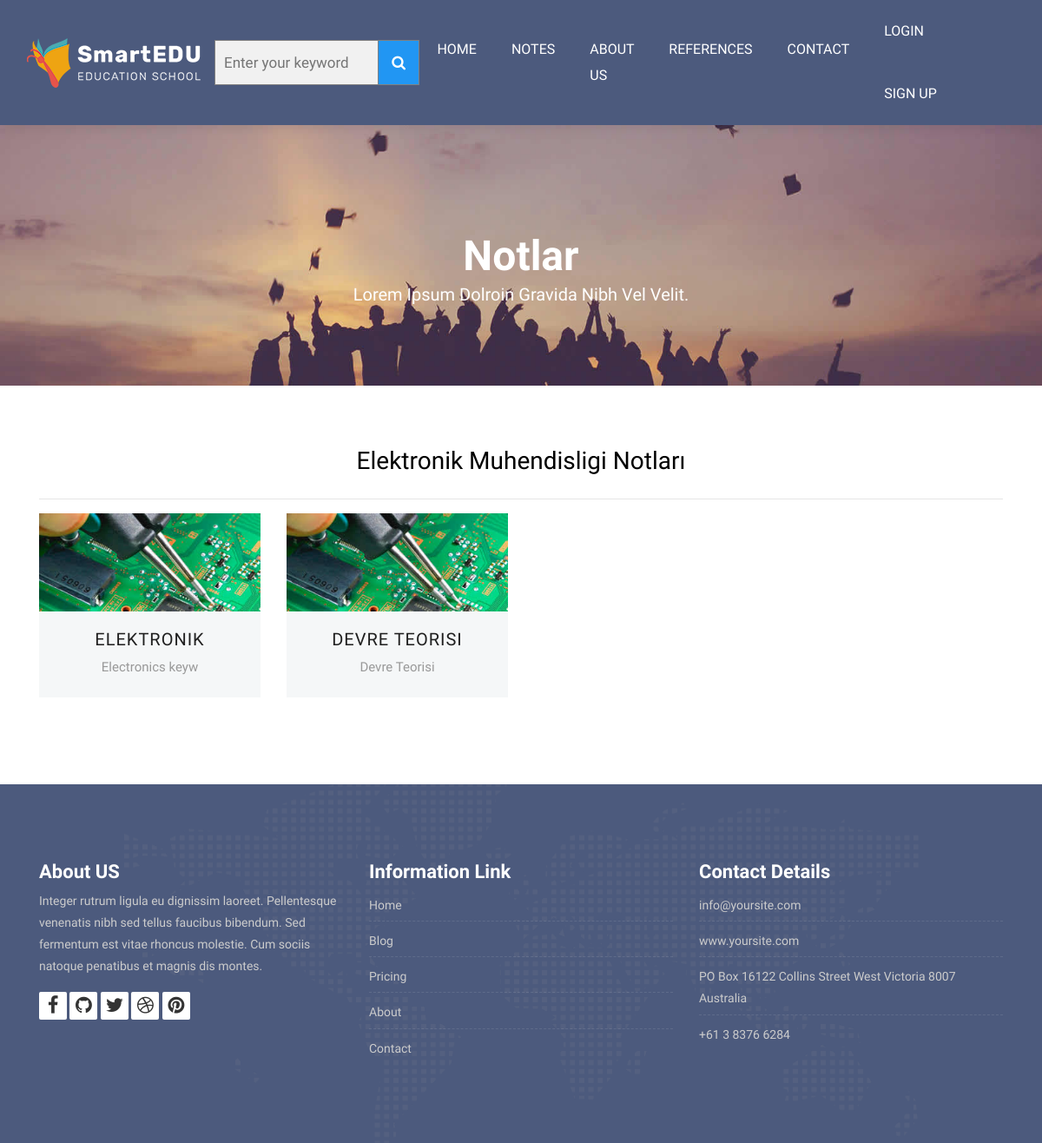
/category/9/ElektronikMuhendisligi/, run on the app's committed database.
### Note/models.py (models this page shows, shortened)
class Category(MPTTModel):
    STATUS=(
        ('True','Evet'),
        ('False','Hayır'),
    )
    title = models.CharField(max_length=30)
    keywords = models.CharField(max_length=255)
    description = models.CharField(max_length=255)
    image = models.ImageField(blank=True,upload_to='images/')
    status = models.CharField(max_length=10,choices=STATUS)
    slug = models.SlugField(null=False,unique=True)
    parent = TreeForeignKey('self',blank=True,null=True,related_name='children',on_delete=models.CASCADE) #cascade silinirken tüm alt kategorileride silmeye yarar
    created_at=models.DateTimeField(auto_now_add=True)
    updated_at=models.DateTimeField(auto_now=True)
    class MPTTMeta:
        order_insertion_by=['title']

class Note(models.Model):
    STATUS = (
        ('True', 'Evet'),
        ('False', 'Hayır'),
    )
    category=models.ForeignKey(Category,on_delete=models.CASCADE)#category tablosu ile ilişki
    title = models.CharField(blank=True,max_length=100)
    keywords = models.CharField(blank=True,max_length=255)
    description = models.CharField(blank=True,max_length=255)
    image = models.ImageField(blank=True,upload_to='images/')
    status = models.CharField(max_length=10, choices=STATUS)
    slug = models.SlugField(null=False,unique=True)
    detail=RichTextUploadingField()
    created_at=models.DateTimeField(auto_now_add=True)
    updated_at=models.DateTimeField(auto_now=True)

### home/views.py (the view)
# urls.py: path('category/<int:id>/<slug:slug>/',views.category_notes, name='category_notes'),
def category_notes(request,id,slug):
    category = Category.objects.all()
    categorydata = Category.objects.get(pk=id)
    notes=Note.objects.filter(category_id=id)
    context={'notes':notes,
             'category':category,
             'categorydata':categorydata
             }
    return render(request,'notes.html',context)

### home/templates/notes.html (shortened to what this page needs)
{% extends "homebase.html" %}
{% block content %}
<div class="all-title-box">
		<div class="container text-center">
			<h1>Notlar<span class="m_1">Lorem Ipsum dolroin gravida nibh vel velit.</span></h1>
		</div>
	</div>
    <div id="notes" class="section wb">
        <div class="container">
        <h2>{{ categorydata.title }} Notları</h2>
        <hr>
            <div class="row">
                {% for rs in notes %}
				<div class="col-lg-3 col-md-6 col-12">
					<div class="our-team">
						<div class="team-img">
							<img src="{{ rs.image.url }}" alt="">
						</div>
						<div class="team-content">
							<a href="/note/{{ rs.id }}/{{ rs.slug }}"><h3 class="title">{{ rs.title }}</h3></a>
							<span class="post">{{ rs.keywords }}</span>
						</div>
					</div>
				</div>
            {% endfor %}
            </div>
        </div>
    </div>
{% endblock %}

### home/templates/homebase.html (shortened to what this page needs)
<!DOCTYPE html>
<html lang="en">
<head>
    {% load static %}
    <link rel="stylesheet" href="{% static 'css/bootstrap.min.css'%}">
    <link rel="stylesheet" href="{% static 'style.css'%}">
    <link rel="stylesheet" href="{% static 'css/versions.css'%}">
    <link rel="stylesheet" href="{% static 'css/responsive.css'%}">
    <link rel="stylesheet" href="{% static 'css/slider.css'%}">
    <link rel="stylesheet" href="{% static 'css/tabs.css'%}">
   <link rel="stylesheet" href="{% static 'css/forms.css'%}">
    <link rel="stylesheet" href="{% static 'css/search.css'%}">
    <link rel="stylesheet" href="{% static 'css/custom.css'%}">
<link rel="stylesheet" href="https://ajax.googleapis.com/ajax/libs/jqueryui/1.11.4/themes/smoothness/jquery-ui.css">
</head>
<body>
{% include 'header.html' %}
{% block content %}{% endblock %}
{% include 'footer.html' %}
</body>
</html>

### home/templates/header.html (shortened to what this page needs)
{% load static %}
<div>
    <header class="top-navbar">
        <nav class="navbar navbar-expand-lg navbar-light bg-light">
            <div class="container-fluid">
                <a class="navbar-brand" aria-expanded="true" href="/">
                    <img src="{% static 'images/logo.png'%}" alt="" />
                </a>
                <div>
                    <form class="example" action="/search/" method="post" style="margin: auto;max-width:250px">
                        <input id="query" name="query" class="input search" type="text" placeholder="Enter your keyword">
                        <button type="submit"><i class="fa fa-search"></i></button>
                    </form>
                </div>
                <div class="collapse navbar-collapse" id="navbars-host">
                    <ul class="navbar-nav ml-auto">
                        <li class="nav-item"><a class="nav-link" href="/home">Home</a></li>
                        <li class="nav-item dropdown">
                            <a class="nav-link dropdown-toggle" href="#">Notes </a>
                                {% load mptt_tags %}
                        </li >
                        <li class="nav-item"><a class="nav-link" href="/about">About Us</a></li>
                        <li class="nav-item"><a class="nav-link" href="/references">References</a></li>
                        <li class="nav-item"><a class="nav-link" href="/contact">Contact</a></li>
                    </ul>
                    <ul class="nav navbar-nav navbar-collapse">
                        {% if user.id is not None %}
                            <li class="nav-item dropdown">
                                <a class="nav-link dropdown-toggle">{{ user.first_name }} </a>
                            <div class="dropdown-menu" >
                            <ul>
                            <li class="dropdown-item"><a href="#"><i class="fa fa-user"></i>My Account </a> </li>
                            <li class="dropdown-item"><a href="#"><i class="fa fa-user"></i>My Wishlist </a> </li>
                            <li class="dropdown-item"><a href="#"><i class="fa fa-user"></i>My Nots </a> </li>
                            <li class="dropdown-item"><a href="#"><i class="fa fa-user"></i>My Comments </a> </li>
                            <li class="dropdown-item"><a href="/logout/"><i class="fa fa-user"></i>logout </a> </li>
                                </ul>
                        </div>
                            </li>
                        {% else %}
                            <li class="nav-item"> <a class="nav-link" href="/login/">Login </a></li>
                            <li class="nav-item"> <a class="nav-link" href="/signup/">Sign up</a></li>
                        {% endif %}
                    </ul>
                </div>
            </div>
        </nav>
    </header>
</div>

### home/templates/footer.html (shortened to what this page needs)
{% load static %}
<footer class="footer">
        <div class="container">
            <div class="row">
                <div class="col-lg-4 col-md-4 col-xs-12">
                    <div class="widget clearfix">
                        <div class="widget-title">
                            <h3>About US</h3>
                        </div>
                        <p> Integer rutrum ligula eu dignissim laoreet. Pellentesque venenatis nibh sed tellus faucibus bibendum. Sed fermentum est vitae rhoncus molestie. Cum sociis natoque penatibus et magnis dis montes.</p>
						<div class="footer-right">
							<ul class="footer-links-soi">
								<li><a href="#"><i class="fa fa-facebook"></i></a></li>
								<li><a href="#"><i class="fa fa-github"></i></a></li>
								<li><a href="#"><i class="fa fa-twitter"></i></a></li>
								<li><a href="#"><i class="fa fa-dribbble"></i></a></li>
								<li><a href="#"><i class="fa fa-pinterest"></i></a></li>
							</ul>
						</div>
                    </div>
                </div>
				<div class="col-lg-4 col-md-4 col-xs-12">
                    <div class="widget clearfix">
                        <div class="widget-title">
                            <h3>Information Link</h3>
                        </div>
                        <ul class="footer-links">
                            <li><a href="#">Home</a></li>
                            <li><a href="#">Blog</a></li>
                            <li><a href="#">Pricing</a></li>
							<li><a href="#">About</a></li>
							<li><a href="#">Contact</a></li>
                        </ul>
                    </div>
                </div>
                <div class="col-lg-4 col-md-4 col-xs-12">
                    <div class="widget clearfix">
                        <div class="widget-title">
                            <h3>Contact Details</h3>
                        </div>
                        <ul class="footer-links">
                            <li><a href="mailto:#">info@yoursite.com</a></li>
                            <li><a href="#">www.yoursite.com</a></li>
                            <li>PO Box 16122 Collins Street West Victoria 8007 Australia</li>
                            <li>+61 3 8376 6284</li>
                        </ul>
                    </div>
                </div>
            </div>
        </div>
    </footer>

### home/static/css/slider.css (style rules this page uses)
* { box-sizing:border-box }

### home/static/css/tabs.css (style rules this page uses)
body { background:#fff; font-family: 'Arimo', sans-serif; }
h2 { color:#000; text-align:center; font-size:2em; }

### home/static/css/search.css (style rules this page uses)
* { box-sizing: border-box; }
form.example input[type=text] { padding: 10px; font-size: 17px; border: 1px solid grey; float: left; width: 80%; background: #f1f1f1; }
form.example button { float: left; width: 20%; padding: 10px; background: #2196F3; color: white; font-size: 17px; border: 1px solid grey; border-left: none; cursor: pointer; }
form.example::after { content: ""; clear: both; display: table; }

### data on the page
Category: title "Elektronik Muhendisligi"
Note: image (picture), title "ELEKTRONIK", keywords "Electronics keyw"
Note: image (picture), title "DEVRE TEORISI", keywords "Devre Teorisi"
